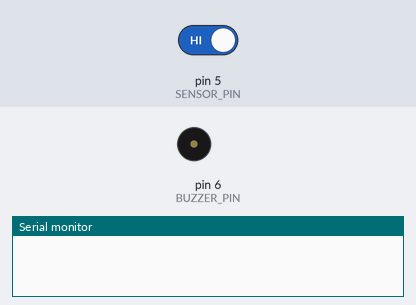
The sketch below on a simulated Arduino Uno, built with avr-gcc and run on an emulated ATmega328P. Parts: buzzer (waves = sounding, pin HIGH), the last lines printed to the serial monitor. The test bench sets the inputs (shaded band); at power-on: pin 5 (SENSOR_PIN) HIGH.

Above: at 1.2 s.
1.3 s: pin 5 (SENSOR_PIN) driven LOW
At 2.6 s:
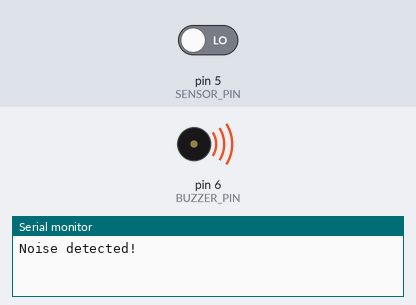
Timing chart, 0 to 4.3 s (numbered marks = the images above; inputs shaded):
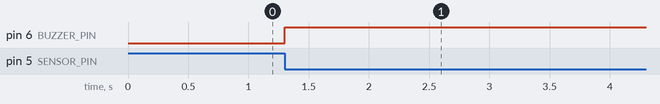

The sketch:

soundsensor.ino
```cpp
#define SENSOR_PIN 5  // Digital pin connected to the digital output of the sound sensor
#define BUZZER_PIN 6  // Digital pin connected to the buzzer
byte updateNoise = 0;

void setup() {
  pinMode(SENSOR_PIN, INPUT);
  pinMode(BUZZER_PIN, OUTPUT);
  Serial.begin(9600);
}

void loop() {
  checkNoise ();
  if(updateNoise == 1)
  {
    Serial.println("Noise detected!");
    digitalWrite(BUZZER_PIN, HIGH); // Turn on the buzzer
    delay(5000); // Buzz for 5 second
    updateNoise = 0;
  }
  else{
    digitalWrite(BUZZER_PIN, LOW); // Turn off the buzzer
    checkNoise();
  }
}

void checkNoise()
{
  int sensorValue = digitalRead(SENSOR_PIN);  // Read the state of the digital pin

  if (sensorValue == LOW) {  // If noise is detected
    updateNoise = 1;
  }
  else{
    updateNoise = 0;
  }
}
```

Measured:
- after the input at 1.3 s, pin 6 (BUZZER_PIN): LOW → HIGH at once
